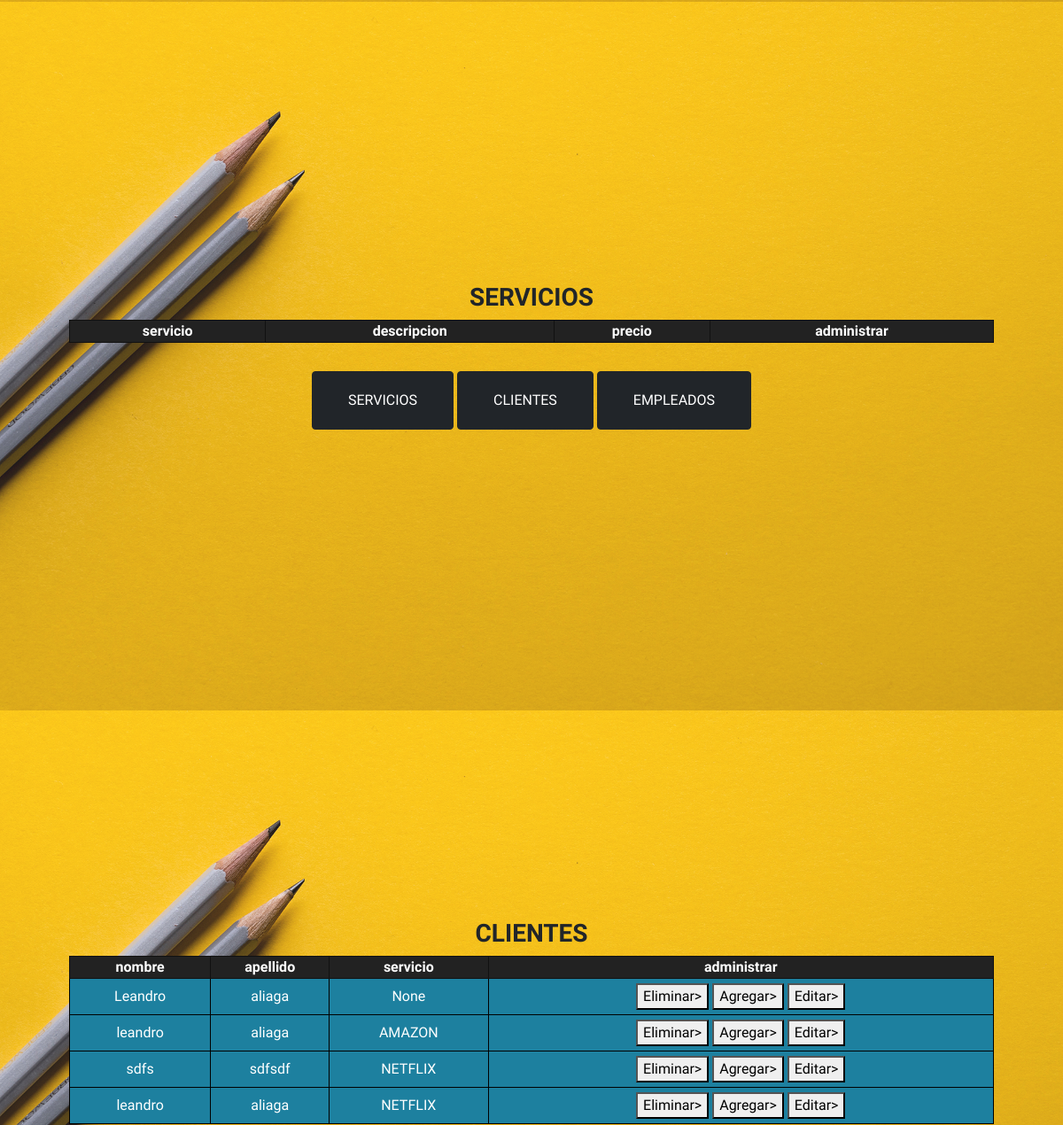
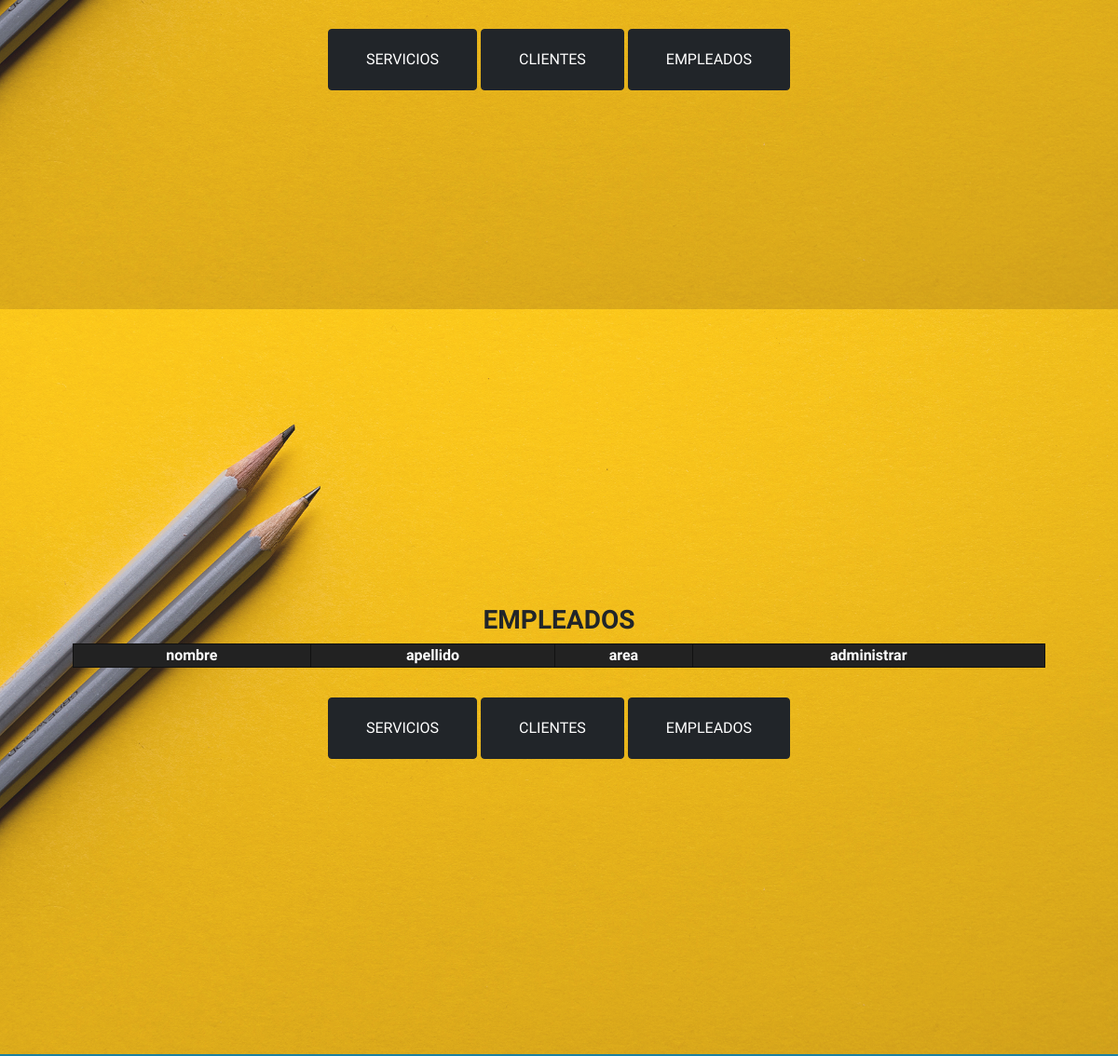
Page /streamingCenter/mostrar/ (middle part) on the earlier database version (2 pictures, top to bottom).
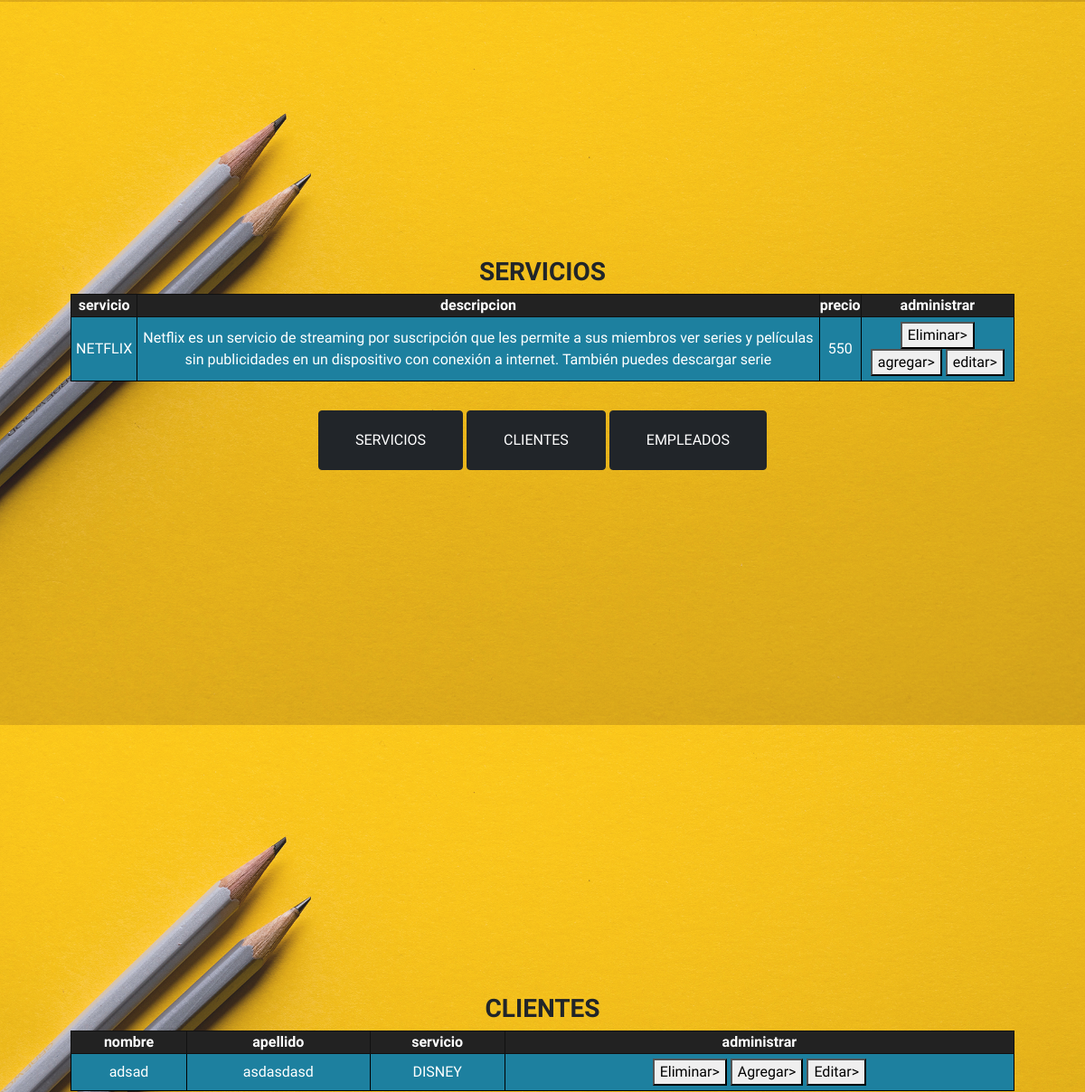
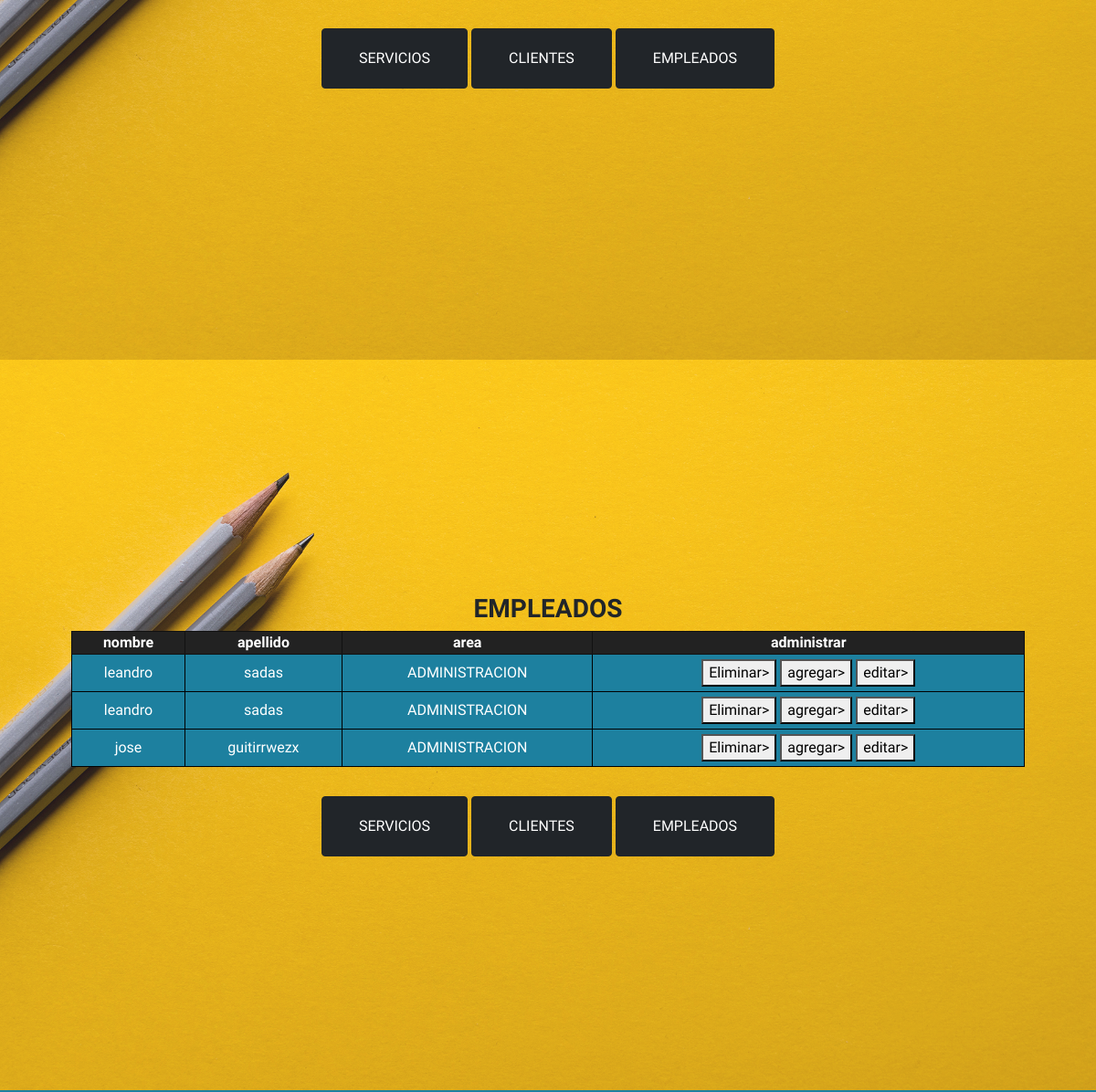
Same page on the later database version (2 pictures, top to bottom).
### clientes/models.py (models this page shows, shortened)
class Cliente(models.Model):
    nombre = models.CharField(max_length=30)
    apellido = models.CharField(max_length=30)
    fechaVencimiento = models.DateField()
    email = models.EmailField(max_length=254)
    contraseña = models.CharField(max_length=30)
    servicio = models.CharField(max_length=30)

class Servicios(models.Model):
    nombre = models.CharField(max_length=30)
    descripcion = models.CharField(max_length=200)
    precio = models.IntegerField()

class Empleados(models.Model):
    nombre = models.CharField(max_length=30)
    apellido = models.CharField(max_length=30)
    area = models.CharField(max_length=30)
    antiguedad_meses = models.IntegerField()

### clientes/views.py (the view)
# urls.py: path("mostrar/", views.mostrarDatos, name ="mostrarDatos"),
def mostrarDatos(request):
    clientes = Cliente.objects.all()
    empleados = Empleados.objects.all()
    servicios = Servicios.objects.all()
    return render(request, 'clientes/mostrar_datos.html', {'clientes': clientes, 'empleados': empleados, 'servicios': servicios})

### clientes/Templates/clientes/mostrar_datos.html (shortened to what the changed rows need)
{% extends "clientes/padre.html"  %}
{% load static %}
{% block headerdos %}
<section class="" id="clientes">
    <header class="masthead d-flex align-items-center">
        <div class="container px-4 px-lg-5 text-center">
            <div>
                    <table>
                        <tr>
                            <th><strong>nombre</strong></th>
                            <th><strong>apellido</strong></th>
                            <th><strong>servicio</strong></th>
                            <th><strong>administrar</strong></th>
                        </tr>
                        {% for c in clientes %}
                        <tr>
                            <td>{{c.nombre}}</td>
                            <td>{{c.apellido}}</td>
                            <td>{{c.servicio}}</td>
                            <td>
                                <button>
                                    <a class = "boton_administrar"href="{% url 'eliminarCliente' c.id %}"> Eliminar</a>></a>
                                </button>
                                <button>
                                    <a class = "boton_administrar"href="{% url 'agregarCliente' %}"> Agregar</a>></a>
                                </button>
                                <button>
                                    <a class = "boton_administrar"href="{% url 'editarCliente' c.id %}"> Editar</a>></a>
                                </button>
                            </td>
                        </tr>
                        {% endfor %}
                    </table>
            </div>
        </div>
    </header>
</section>
{% endblock %}
{% block formulario %}
<section class="" id="servicios">
    <div>
            <table>
                <tr>
                    <th><strong>servicio</strong></th>
                    <th><strong>descripcion</strong></th>
                    <th><strong>precio</strong></th>
                    <th><strong>administrar</strong></th>
                </tr>
                {% for s in servicios %}
                <tr>
                    <td>{{s.nombre}}</td>
                    <td>{{s.descripcion}}</td>
                    <td>{{s.precio}}</td>
                    <td>
                        <button>
                            <a class = "boton_administrar"href="{% url 'eliminarServicio' s.id %}"> Eliminar</a>></a>
                        </button>
                        <button>
                            <a class = "boton_administrar"href="{% url 'agregarServicio' %}"> agregar</a>></a>
                        </button>
                        <button>
                            <a class = "boton_administrar"href="{% url 'editarServicio' s.id %}"> editar</a>></a>
                        </button>
                    </td>
                </tr>
                {% endfor %}
            </table>
    </div>
</section>
{% endblock %}
{% block headertres %}
<section class="" id="empleados">
    <header class="masthead d-flex align-items-center">
        <div class="container px-4 px-lg-5 text-center">
            <div>
                    <table>
                        <tr>
                            <th><strong>nombre</strong></th>
                            <th><strong>apellido</strong></th>
                            <th><strong>area</strong></th>
                            <th><strong>administrar</strong></th>
                        </tr>
                        {% for e in empleados %}
                        <tr>
                            <td>{{e.nombre}}</td>
                            <td>{{e.apellido}}</td>
                            <td>{{e.area}}</td>
                            <td>
                                <button>
                                    <a class = "boton_administrar"href="{% url 'eliminarEmpleado' e.id %}"> Eliminar</a>></a>
                                </button>
                                <button>
                                    <a class = "boton_administrar"href="{% url 'agregarEmpleado' %}"> agregar</a>></a>
                                </button>
                                <button>
                                    <a class = "boton_administrar"href="{% url 'editarEmpleado' e.id %}"> editar</a>></a>
                                </button>
                            </td>
                        </tr>
                        {% endfor %}
                    </table>
            </div>
        </div>
    </header>
</section>
{% endblock %}

Differences in the rows shown:
removed Cliente: nombre "Leandro", apellido "aliaga", servicio "None"
removed Cliente: nombre "leandro", apellido "aliaga", servicio "AMAZON"
removed Cliente: nombre "sdfs", apellido "sdfsdf", servicio "NETFLIX"
removed Cliente: nombre "leandro", apellido "aliaga", servicio "NETFLIX"
added Servicios: nombre "NETFLIX", descripcion "Netflix es un servicio de streaming por suscripción que les permite a sus miembros ver series y películas sin publicidades en un dispositivo con conexión a internet. También puedes descargar serie", precio "550"
added Cliente: nombre "adsad", apellido "asdasdasd", servicio "DISNEY"
added Empleados: nombre "leandro", apellido "sadas", area "ADMINISTRACION"
added Empleados: nombre "leandro", apellido "sadas", area "ADMINISTRACION"
added Empleados: nombre "jose", apellido "guitirrwezx", area "ADMINISTRACION"
